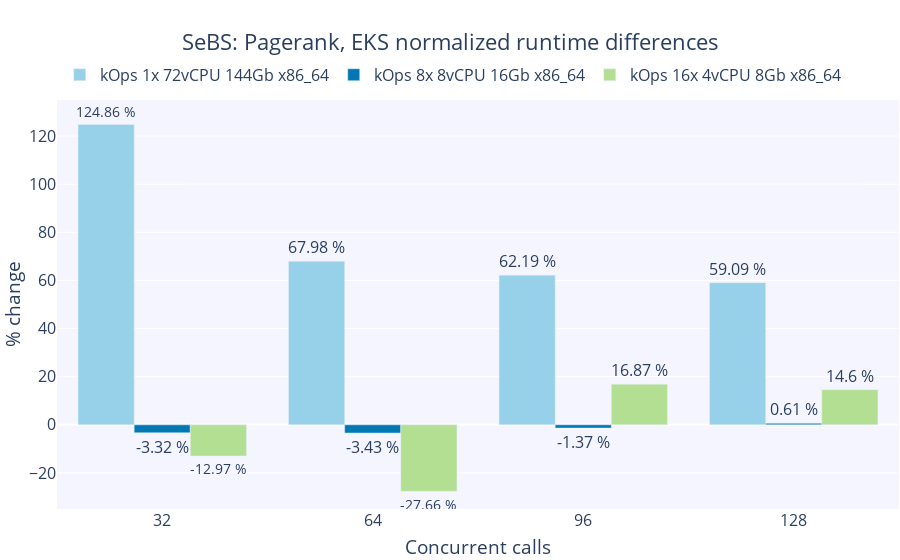

Notebook code cell kept with this figure:
### Code cell
fig = create_figure('SeBS: Pagerank, EKS normalized runtime differences', 'Concurrent calls', '% change', concurrent_calls)

for i, k in enumerate(list(clusters.keys())[:-1]):
    y_data=[]
    y_text=[]
    for c in concurrent_calls:
        kops_mean=sebs_df[k]['pagerank'][c]['runtime'].mean()
        eks_mean=sebs_df['EKS 8x 8vCPU 16Gb x86_64']['pagerank'][c]['runtime'].mean()
        percent_change=(kops_mean - eks_mean) * 100 / eks_mean
        y_data.append(percent_change)
        y_text.append(f'{round(percent_change, 2)} %')
    fig.add_trace(go.Bar(name=k,
                         x=concurrent_calls,
                         y=y_data,
                         marker_color=colorPallet[i],
                         text=y_text,
                         textposition='outside'))
fig.update_layout(yaxis_range=[-35,135])
fig.show()

# Save graph
write_image(fig, 'sebs_pagerank_percentage_difference.png')

### Figure 1 — Plotly figure (JSON) as saved in the notebook; plotly's stock layout.template omitted (floating-point values rounded to 4 significant figures)
{"data": [{"marker": {"color": "rgba(151, 209, 233, 255)"}, "name": "kOps 1x 72vCPU 144Gb x86_64", "text": ["124.86 %", "67.98 %", "62.19 %", "59.09 %"], "textposition": "outside", "type": "bar", "x": [32, 64, 96, 128], "y": [124.9, 67.98, 62.19, 59.09]}, {"marker": {"color": "rgba(0, 120, 179, 255)"}, "name": "kOps 8x 8vCPU 16Gb x86_64", "text": ["-3.32 %", "-3.43 %", "-1.37 %", "0.61 %"], "textposition": "outside", "type": "bar", "x": [32, 64, 96, 128], "y": [-3.318, -3.426, -1.371, 0.615]}, {"marker": {"color": "rgba(179, 223, 146, 255)"}, "name": "kOps 16x 4vCPU 8Gb x86_64", "text": ["-12.97 %", "-27.66 %", "16.87 %", "14.6 %"], "textposition": "outside", "type": "bar", "x": [32, 64, 96, 128], "y": [-12.97, -27.66, 16.87, 14.6]}], "layout": {"autosize": true, "font": {"size": 16}, "legend": {"orientation": "h", "x": 0.47, "xanchor": "center", "y": 1.02, "yanchor": "bottom"}, "margin": {"autoexpand": true, "b": 1, "l": 1, "r": 1}, "plot_bgcolor": "rgba(245,245,255,255)", "title": {"text": "SeBS: Pagerank, EKS normalized runtime differences", "x": 0.5, "xanchor": "center"}, "xaxis": {"autorange": true, "range": [16, 144], "tickmode": "array", "tickvals": [32, 64, 96, 128], "title": {"text": "Concurrent calls"}, "type": "linear"}, "yaxis": {"range": [-35, 135], "title": {"text": "% change"}, "type": "linear"}}}
